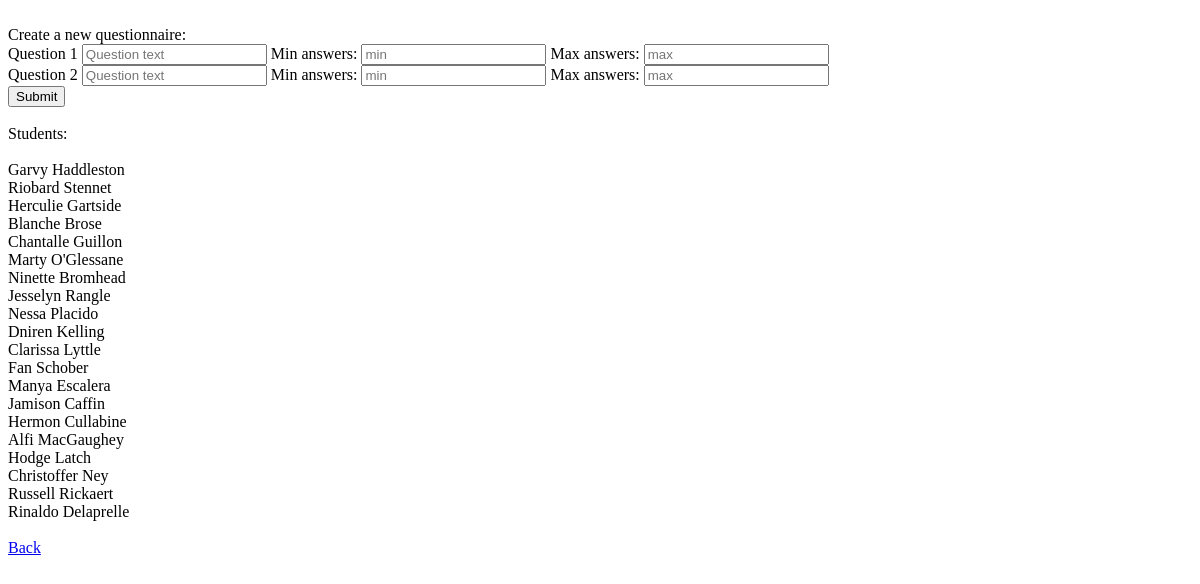
/class/1/1, run on an earlier commit of the app's database.
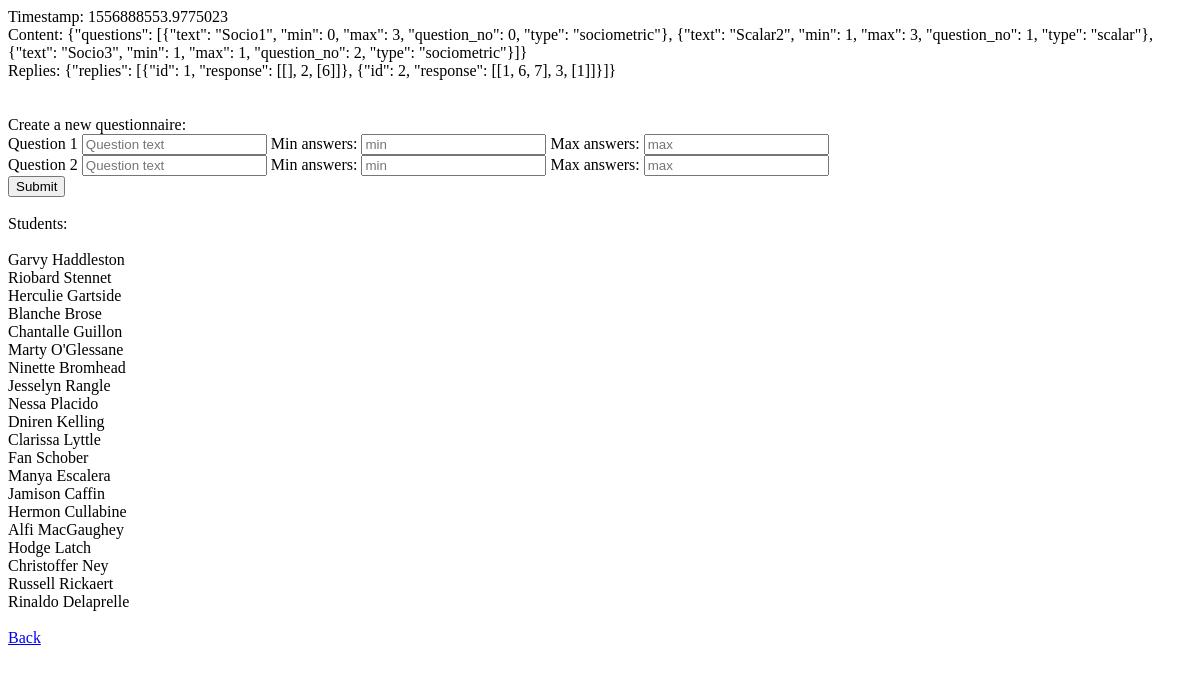
And on a later commit of the database.
### tables this page shows
CREATE TABLE `students`
(
  `id` INTEGER PRIMARY KEY AUTOINCREMENT ,
  `name` TEXT
--   `class_id` INTEGER,
--   FOREIGN KEY (class_id) REFERENCES classes(id)
);

CREATE TABLE `experiments`
(
  `id` INTEGER PRIMARY KEY AUTOINCREMENT ,
  `info` json,
  `replies` json,
  `class_id` INTEGER,
  `date_created` date,
--   `type` TEXT,
  `finished` bool,
  FOREIGN KEY (class_id) REFERENCES classes(id)
);

### app.py (the view)
@app.route('/class/<teacher_id>/<class_id>', methods=['GET', 'POST'])
def class_home(teacher_id, class_id):
    if request.method == 'POST':
        questions = [request.form.get('q1'), request.form.get('q2')]
        mins = [request.form.get('min1'), request.form.get('min2')]
        maxs = [request.form.get('max1'), request.form.get('max2')]
        experiment_id = create_questionnaire(questions, mins, maxs, class_id)
        push_questionnaire(experiment_id, class_id)
    experiments = get_experiments(class_id)
    students = get_students_in_class(class_id)
    return render_template('class_home.html',
                           experiments=experiments,
                           class_id=class_id,
                           teacher_id=teacher_id,
                           students=students)

### models.py (called while the page is built)
def get_students_in_class(class_id):
    con = sql.connect(path.join(ROOT, 'nodedata.db'))
    cur = con.cursor()
    cur.execute("""SELECT s.id, s.name FROM students s
                    LEFT OUTER JOIN classes_students cs ON s.id = cs.student_id
                    WHERE cs.class_id = ?""", (class_id,))
    students = cur.fetchall()
    con.close()
    return students

def get_experiments(class_id):
    con = sql.connect(path.join(ROOT, 'nodedata.db'))
    cur = con.cursor()
    cur.execute("""SELECT id, info, replies, class_id, date_created, finished FROM experiments
                    WHERE class_id = ?""", (class_id,))
    experiments = cur.fetchall()
    con.close()
    return experiments

### templates/class_home.html (shortened to what this page needs)
<!DOCTYPE html>
<html lang="en">
<head>
</head>
<body>
{% for experiment in experiments %}
    <div>
        Timestamp: {{ experiment[4] }}
        <br/>
        Content: {{ experiment[1] }}
        <br/>
        Replies: {{ experiment[2] }}
        <br/>
    </div>
    <br/>
{% endfor %}
<br/>
Create a new questionnaire:
<form action="/class/{{ teacher_id }}/{{ class_id }}" method="post">
    <label> Question 1
        <input placeholder="Question text" name="q1">
    </label>
    <label> Min answers:
        <input type="number" name="min1" placeholder="min">
    </label>
    <label> Max answers:
        <input type="number" name="max1" placeholder="max">
    </label>
    <br/>
    <label> Question 2
        <input placeholder="Question text" name="q2">
    </label>
    <label> Min answers:
        <input type="number" name="min2" placeholder="min">
    </label>
    <label> Max answers:
        <input type="number" name="max2" placeholder="max">
    </label>
    <br/>
    <input type="submit" value="Submit">
</form>
<br/>
Students:
<br/> <br/>
{% for student in students %}
    {{ student[1] }} <br/>
{% endfor %}
<br/>
<a href="/teacher/{{ teacher_id }}">Back</a>
</body>
</html>

What changed in the data, as far as the page shows it:
added experiments: date_created "1556888553.9775023", info "{\"questions\": [{\"text\": \"Socio1\", \"min\": 0, \"max\": 3, \"question_no\": 0, \"type\": \"sociometric\"}, {\"text\": \"Scalar2\", \"min\": 1, \"max\": 3, \"question_no\": 1, \"type\": \"scalar\"}, {\"text\": \"Socio3\", \"min\": 1, \"max\": 1, \"question_no\": 2, \"type\": \"sociometric\"}]}", replies "{\"replies\": [{\"id\": 1, \"response\": [[], 2, [6]]}, {\"id\": 2, \"response\": [[1, 6, 7], 3, [1]]}]}"
